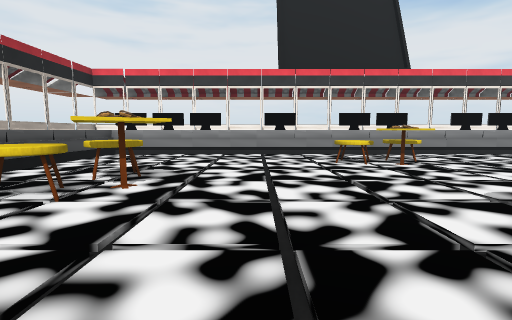
View 1 (above)

15 first-person views from a walk through a Unity game level. The camera is 1.4 m above the floor, tilts 6° down and sees 85° across. The floor is counted in squares, 2 m on a side. Each view is taken from the middle of a square. On the plan, view 1 faces up. The plan holds only what a view shows up to about 9 squares ahead; the rest is blank. The player character is not drawn. Some animated figures are not drawn. Some surface patterns are stand-ins.

View 2
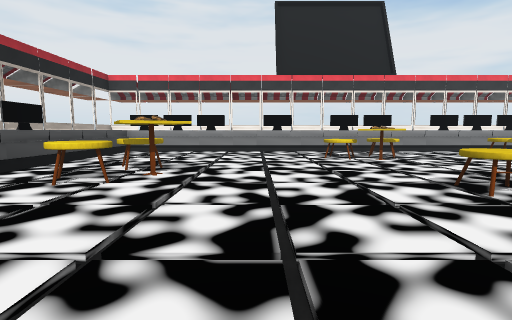

View 3
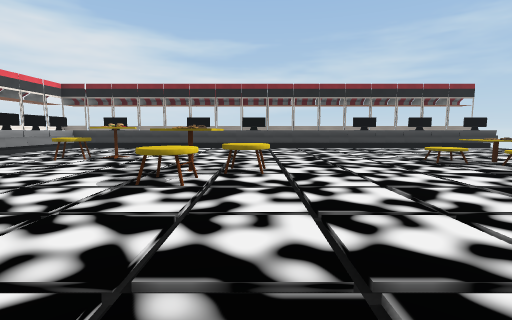

View 4
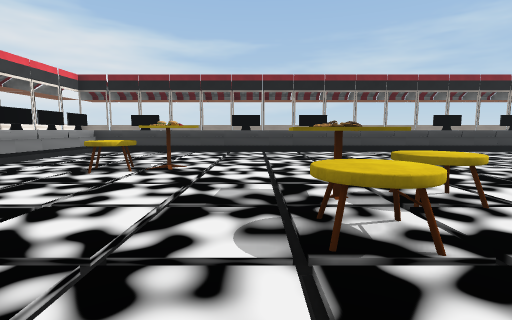

View 5
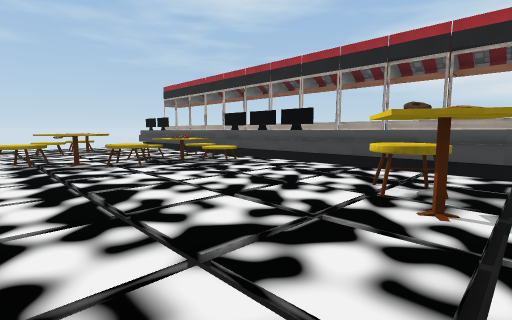

View 6
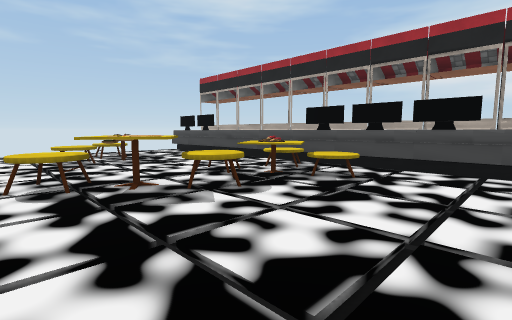

View 7
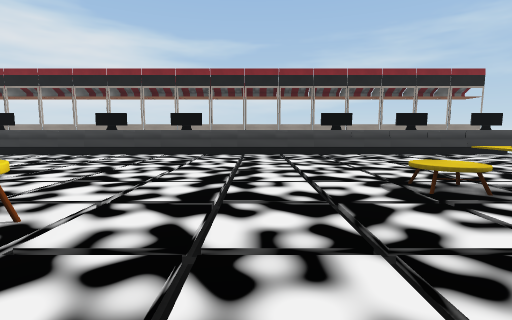

View 8
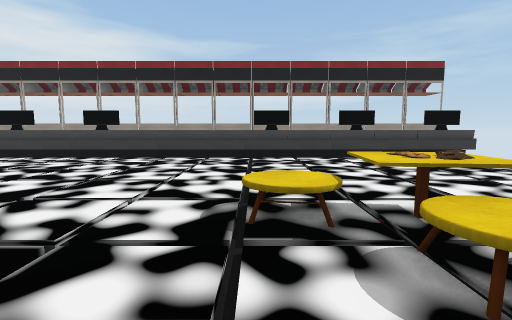

View 9
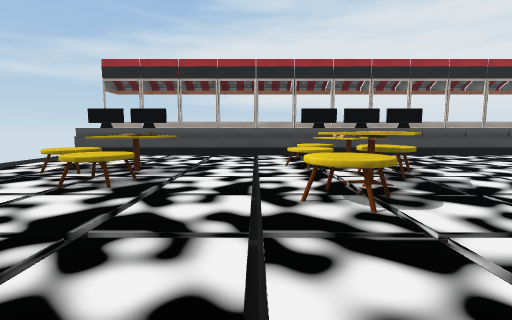

View 10
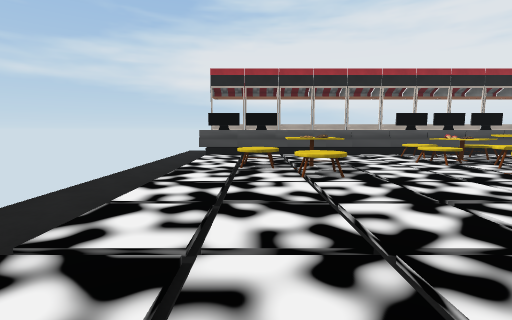

View 11
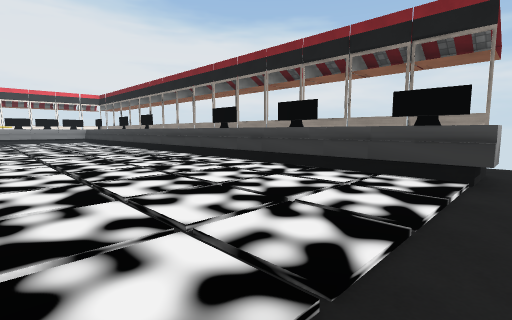

View 12
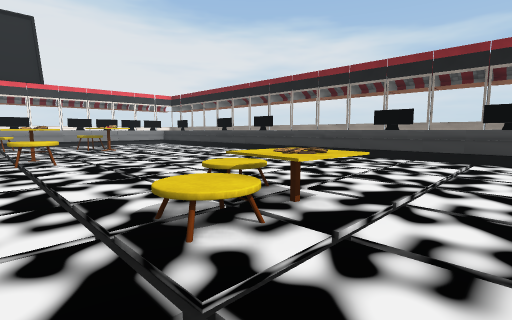

View 13
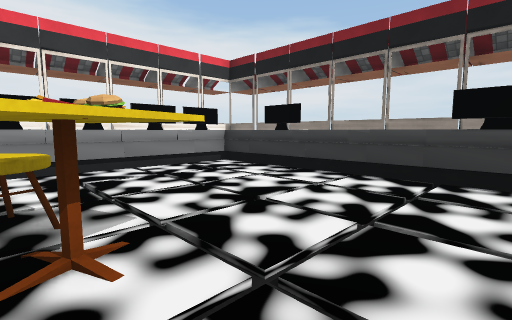

View 14
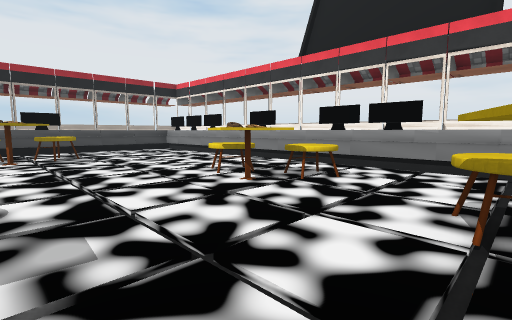

View 15
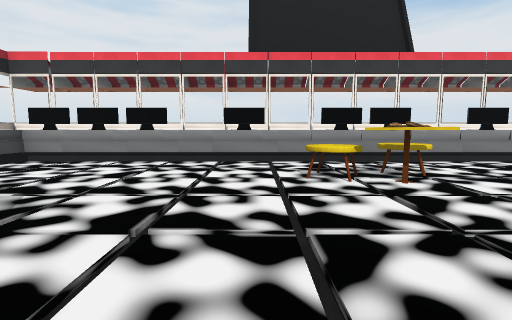

### Floor plan
Key: @ floor where view 1 was taken; # wall or solid block; . floor; ^ raised ledge.
Columns run from 5 left of view 1 to 12 right of it. Each row starts with its distance up from view 1.
  9 #^^^^^^^^^^^^^^^#
  8 ^...............^
  7 ^.......^^......^
  6 ^......^^..^....^
  5 ^..........#....^
  4 ^..#............^
  3 ^.^#............^
  2 ^.......^^......^
  1 ^........^......^
  0 ^#...@..........^
 -1 ^#^.............^
 -2 ^^^^^...........^
 -3 ^.^^^^....^.....^
 -4 ^........^^.....^
 -5 ^.........^.....^
 -6 ^..^^^..........^
 -7 ^#.^^..... .....^
 -8 ^#.......  .....^.
 -9 ........   .......

Positions as (right, up) in squares from view 1, and headings:
1: (0, 0), facing up
2: (0, -1), facing up
3: (-1, 1), facing right
4: (1, 3), facing right
5: (1, 4), facing down-left
6: (1, 1), facing down-left
7: (2, -1), facing right
8: (3, -3), facing right
9: (3, -4), facing left
10: (4, -7), facing left
11: (6, -9), facing up-right
12: (3, -6), facing up-right
13: (6, 3), facing up-right
14: (6, 3), facing up-left
15: (1, 2), facing up
